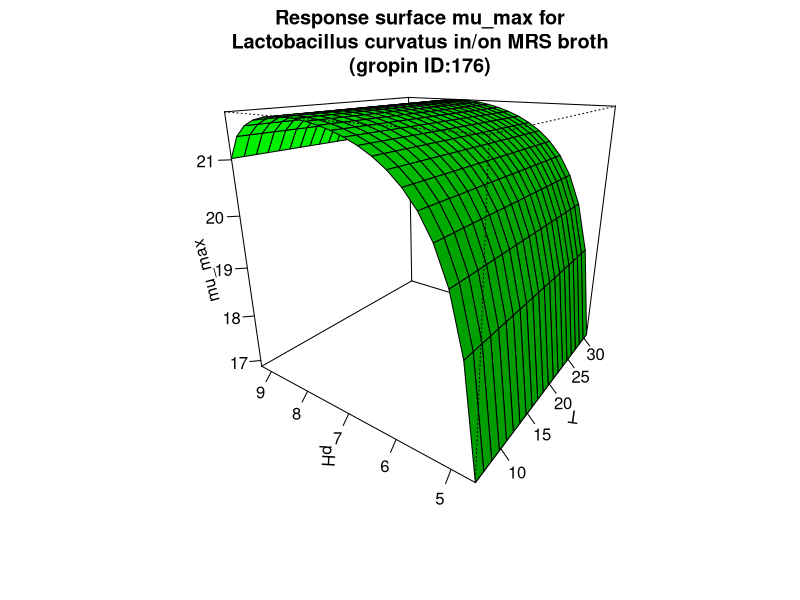

This chart was generated by the following R code:
#############################
# start of Parameter script
#############################
T <- seq(6.006,30.969030969031,length.out=21)
pH <- seq(4.6046,9.29070929070929,length.out=21)
#############################
# end of Parameter script
#############################
############################# 
# start of Model script Gropin ID 176 
#############################
 
# constant coefficients for this model
a11 <- 22.87
pHsubmin <- 4.14
pHsupmax <- 9.8000000000000007
pHmin <- 4.26
pHmax <- 9.77
 
variables <- data.frame(T,pH)
argumentsPar <- expand.grid(variables)
 
# heart of the model
response_surface <- function(T,pH) {
   mumax <-(a11*(((pH-pHmin)*(pH-pHmax))/((pH-pHsubmin)*(pH-pHsupmax))))

return(mumax=mumax)
} 

# output parameters
mumax <- cbind(argumentsPar,response_surface(argumentsPar['T'],argumentsPar['pH']))
colnames(mumax) <- c(colnames(argumentsPar),'mumax')
#############################
# End of Model script
#############################
############################# 
# start of Visualisation script Gropin ID 176 
#############################
persp(T,pH,matrix(unlist(mumax$mumax),nrow=21),col = 'green',xlab='T',ylab='pH',zlab='mu_max',main='Response surface mu_max for
Lactobacillus curvatus in/on MRS broth
(gropin ID:176)',theta=305,phi=20,shade=0.25,ticktype = 'detailed')
#############################
# End of Visualisation script
#############################
